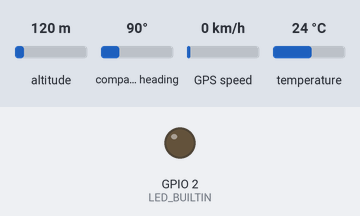
A sketch run on a simulated ESP8266 (NodeMCU). On the bench: output pins drawn as LEDs (lit = HIGH, except the on-board LED, lit = LOW). Inputs (shaded band) come from the test bench; at power-on: altitude 120 m, compass heading 90°, GPS speed 0 km/h, temperature 24 °C. WiFi joins after 1.5 s; servers stay silent unless stated; uploads are accepted with an empty reply; the GPS gets a fix after 3 s at 37.7749, -122.4194 with 8 satellites; what the sketch prints to the serial monitor is not drawn.

Above: at 1.1 s.
At 2.1 s:
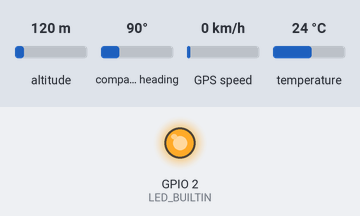
Timing chart, 0 to 3.6 s (numbered marks = the images above):
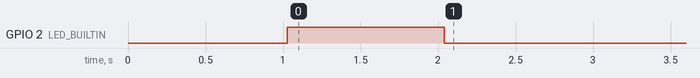

The sketch:

SrTempGit.ino
```cpp
#include <OneWire.h>
#include <DallasTemperature.h>
#include <ESP8266WiFi.h>
#include <ESP8266HTTPClient.h>
#include <WiFiClient.h>
#include <ArduinoJson.h>
#include <string.h>
#include <Time.h>
#include <TimeLib.h>
#include <String.h>
#include <SoftwareSerial.h>
#include <TinyGPSPlus.h>

// Data wire is plugged into port 8
#define ONE_WIRE_BUS D9
const int RX = 4;
const int TX = 3;


const char* ssid = "HUAWEI-B310-E360";
const char* password = "CASACOSS21";

//const char* ssid = "iPhone de coss ";
//const char* password = "123456789";

//const char* ssid = "LGHH";
//const char* password = "zebr@123";

const char* sensorId = "18111";
const char* serverName = "http://200.94.111.227:8530/API/sensor";
//const char* serverName = "http://192.168.0.4:8530/API/sensor";  //produccion
unsigned long lastTime = 0;
unsigned long timerDelay = 6000;  //30000 30 seg  Cada cuanto se va a leer el sensor 300000 5 min


OneWire oneWire(ONE_WIRE_BUS);
DallasTemperature sensors(&oneWire);
TinyGPSPlus gps;
SoftwareSerial ss(RX, TX);


char tempReadings[1000][5];
char hourReadings[1000][9];
char dateReadings[1000][10];
char latReadings[1000][10];
char lngReadings[1000][10];
int cantidadLecturas = 0;

void setup() {
  Serial.begin(115200);
  ss.begin(38400);
  pinMode(LED_BUILTIN, OUTPUT);
  sensors.begin();
  Serial.println("iniciando");
  WiFi.begin(ssid, password);
  Serial.print("Conectando a la red Wi-Fi...");
  delay(1000);
  setTime(12, 55, 00, 21, 4, 2022);
}

void loop() {
  time_t t = now();
  String fecha = String(year(t)) + "-" + String(month(t)) + "-" + String(day(t));
  String hora = String(hour(t)) + ":" + String(minute(t)) + ":" + String(second(t));

  while (ss.available() > 0)
    if (gps.encode(ss.read())) {
      Serial.print(F("Location: "));
      if (gps.location.isValid()) {
        dtostrf(gps.location.lat(),8,6,latReadings[cantidadLecturas]);
      dtostrf(gps.location.lng(),9,6,lngReadings[cantidadLecturas]);
      Serial.println(latReadings[cantidadLecturas]);
      Serial.println(lngReadings[cantidadLecturas]);


      } else {
        Serial.print(F("INVALID"));
      }
    }
  if (millis() > 5000 && gps.charsProcessed() < 10) {
    Serial.println(F("No GPS detected: check wiring."));
    while (true)
      ;
  }


  if ((millis() - lastTime) >= timerDelay) {

    Serial.print("Requesting temperatures...");
    sensors.requestTemperatures();  // Send the command to get temperatures
    Serial.println("DONE");
    String(sensors.getTempCByIndex(0), 2).toCharArray(tempReadings[cantidadLecturas], 5);  //guarda la temperatura en un char array
    hora.toCharArray(hourReadings[cantidadLecturas], 9);                                   //guarda la hora en un char array
    fecha.toCharArray(dateReadings[cantidadLecturas], 9);
    if (gps.location.isValid()) {

      dtostrf(gps.location.lat(),8,6,latReadings[cantidadLecturas]);
      dtostrf(gps.location.lng(),10,6,lngReadings[cantidadLecturas]);
      Serial.println(latReadings[cantidadLecturas]);
      Serial.println(lngReadings[cantidadLecturas]);

    }
    //guarda la fecha en un char array
    cantidadLecturas = cantidadLecturas + 1;
    Serial.println("Temperatura guardada");
    Serial.println(tempReadings[cantidadLecturas - 1]);
    Serial.println(hourReadings[cantidadLecturas - 1]);
    Serial.println(dateReadings[cantidadLecturas - 1]);
    Serial.println("Cantidad de Lecturas");
    Serial.println(cantidadLecturas);
    lastTime = millis();
  }
  if (WiFi.status() == WL_CONNECTED) {

    digitalWrite(LED_BUILTIN, LOW);
    WiFiClient client;
    HTTPClient http;
    int lecturasAEnviar = cantidadLecturas;
    for (int i = lecturasAEnviar; i > 0; i--) {
      Serial.println("WiFi Connected");
      http.begin(client, serverName);
      http.addHeader("Content-Type", "application/json");
      DynamicJsonDocument json(200);
      Serial.println(i);
      json["sensorId"] = sensorId;
      json["Fecha"] = dateReadings[i - 1];  //
      JsonArray updates = json.createNestedArray("updates");
      JsonObject update = updates.createNestedObject();
      update["TimeStamp"] = hourReadings[i - 1];
      update["Temp"] = tempReadings[i - 1];
      update["Lat"] = latReadings[i - 1];
      update["Lng"] = lngReadings[i - 1];
      String requestBody;
      serializeJson(json, requestBody);
      Serial.println(requestBody);
      int httpResponseCode = http.POST(requestBody);
      if (httpResponseCode == 200) {
        Serial.println("Datos enviados correctamente.");
        Serial.println(tempReadings[i]);
        http.end();
        cantidadLecturas--;
      } else {
        Serial.print("HTTP Response code: ");
        Serial.println(httpResponseCode);
        i++;
        if (WiFi.status() != WL_CONNECTED) {
          break;
        }
      }
    }


  } else {
    digitalWrite(LED_BUILTIN, HIGH);
    Serial.print(".");
    delay(1000);
  }
}
```

Measured:
- by itself, GPIO 2 (LED_BUILTIN): LOW → HIGH at 1.0 s, → LOW 1.0 s later
